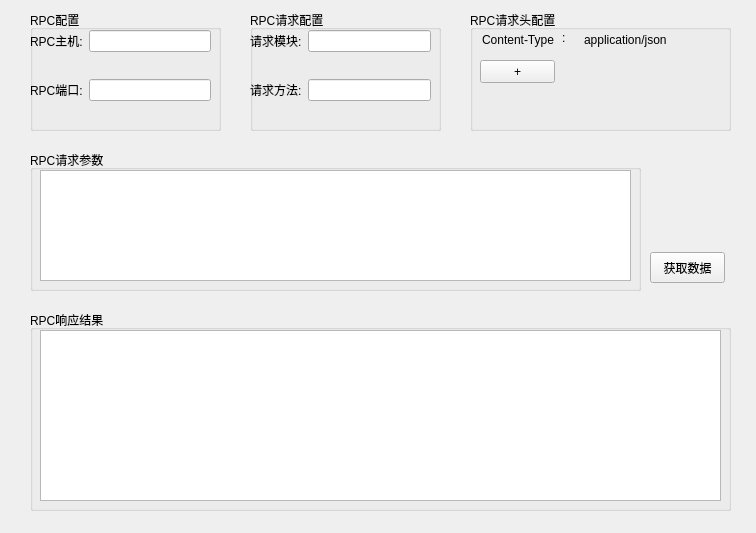
<?xml version="1.0" encoding="UTF-8"?>
<ui version="4.0">
 <class>Form</class>
 <widget class="QWidget" name="Form">
  <property name="geometry">
   <rect>
    <x>0</x>
    <y>0</y>
    <width>756</width>
    <height>533</height>
   </rect>
  </property>
  <property name="windowTitle">
   <string>Form</string>
  </property>
  <widget class="QGroupBox" name="groupBox">
   <property name="geometry">
    <rect>
     <x>30</x>
     <y>10</y>
     <width>191</width>
     <height>121</height>
    </rect>
   </property>
   <property name="styleSheet">
    <string notr="true"/>
   </property>
   <property name="title">
    <string>RPC配置</string>
   </property>
   <widget class="QWidget" name="formLayoutWidget">
    <property name="geometry">
     <rect>
      <x>0</x>
      <y>20</y>
      <width>181</width>
      <height>71</height>
     </rect>
    </property>
    <layout class="QFormLayout" name="formLayout">
     <item row="0" column="0">
      <widget class="QLabel" name="rpc_host_label">
       <property name="text">
        <string>RPC主机:</string>
       </property>
      </widget>
     </item>
     <item row="0" column="1">
      <widget class="QLineEdit" name="rpc_host_text"/>
     </item>
     <item row="2" column="0">
      <widget class="QLabel" name="rpc_port_label">
       <property name="text">
        <string>RPC端口:</string>
       </property>
      </widget>
     </item>
     <item row="2" column="1">
      <widget class="QLineEdit" name="rpc_port_text"/>
     </item>
     <item row="1" column="0">
      <spacer name="verticalSpacer">
       <property name="orientation">
        <enum>Qt::Vertical</enum>
       </property>
       <property name="sizeHint" stdset="0">
        <size>
         <width>20</width>
         <height>40</height>
        </size>
       </property>
      </spacer>
     </item>
    </layout>
   </widget>
  </widget>
  <widget class="QGroupBox" name="groupBox_2">
   <property name="geometry">
    <rect>
     <x>250</x>
     <y>10</y>
     <width>191</width>
     <height>121</height>
    </rect>
   </property>
   <property name="title">
    <string>RPC请求配置</string>
   </property>
   <widget class="QWidget" name="formLayoutWidget_2">
    <property name="geometry">
     <rect>
      <x>0</x>
      <y>20</y>
      <width>181</width>
      <height>71</height>
     </rect>
    </property>
    <layout class="QFormLayout" name="formLayout_2">
     <item row="0" column="0">
      <widget class="QLabel" name="rpc_module_label">
       <property name="text">
        <string>请求模块:</string>
       </property>
      </widget>
     </item>
     <item row="0" column="1">
      <widget class="QLineEdit" name="rpc_module_text"/>
     </item>
     <item row="2" column="0">
      <widget class="QLabel" name="rpc_method_label">
       <property name="text">
        <string>请求方法:</string>
       </property>
      </widget>
     </item>
     <item row="2" column="1">
      <widget class="QLineEdit" name="rpc_method_text"/>
     </item>
     <item row="1" column="0">
      <spacer name="verticalSpacer_2">
       <property name="orientation">
        <enum>Qt::Vertical</enum>
       </property>
       <property name="sizeHint" stdset="0">
        <size>
         <width>20</width>
         <height>40</height>
        </size>
       </property>
      </spacer>
     </item>
    </layout>
   </widget>
  </widget>
  <widget class="QGroupBox" name="groupBox_3">
   <property name="geometry">
    <rect>
     <x>470</x>
     <y>10</y>
     <width>261</width>
     <height>121</height>
    </rect>
   </property>
   <property name="title">
    <string>RPC请求头配置</string>
   </property>
   <widget class="QLineEdit" name="rpc_header_key1">
    <property name="geometry">
     <rect>
      <x>10</x>
      <y>20</y>
      <width>81</width>
      <height>20</height>
     </rect>
    </property>
    <property name="styleSheet">
     <string notr="true">QLineEdit {
   border: None;
   text-align: right;
   background-color: rgba(0,0,0,0);
}

QLineEdit:focus {
   border: 1px solid #999;
   border-radius: 5px;
   background-color: #fff;
}</string>
    </property>
    <property name="text">
     <string>Content-Type</string>
    </property>
   </widget>
   <widget class="QLineEdit" name="rpc_header_value1">
    <property name="geometry">
     <rect>
      <x>112</x>
      <y>20</y>
      <width>141</width>
      <height>20</height>
     </rect>
    </property>
    <property name="styleSheet">
     <string notr="true">QLineEdit {
   border: None;
   text-align: right;
   background-color: rgba(0,0,0,0);
}

QLineEdit:focus {
   border: 1px solid #999;
   border-radius: 5px;
   background-color: #fff;
}</string>
    </property>
    <property name="text">
     <string>application/json</string>
    </property>
   </widget>
   <widget class="QLabel" name="label">
    <property name="geometry">
     <rect>
      <x>92</x>
      <y>20</y>
      <width>16</width>
      <height>16</height>
     </rect>
    </property>
    <property name="styleSheet">
     <string notr="true">font: 14pt &quot;Agency FB&quot;;</string>
    </property>
    <property name="text">
     <string>:</string>
    </property>
   </widget>
   <widget class="QPushButton" name="add_rpc_header_btn">
    <property name="geometry">
     <rect>
      <x>10</x>
      <y>50</y>
      <width>75</width>
      <height>23</height>
     </rect>
    </property>
    <property name="text">
     <string>+</string>
    </property>
   </widget>
  </widget>
  <widget class="QGroupBox" name="groupBox_4">
   <property name="geometry">
    <rect>
     <x>30</x>
     <y>150</y>
     <width>611</width>
     <height>141</height>
    </rect>
   </property>
   <property name="title">
    <string>RPC请求参数</string>
   </property>
   <widget class="QTextEdit" name="rpc_request_text">
    <property name="geometry">
     <rect>
      <x>10</x>
      <y>20</y>
      <width>591</width>
      <height>111</height>
     </rect>
    </property>
   </widget>
  </widget>
  <widget class="QGroupBox" name="groupBox_5">
   <property name="geometry">
    <rect>
     <x>30</x>
     <y>310</y>
     <width>701</width>
     <height>201</height>
    </rect>
   </property>
   <property name="title">
    <string>RPC响应结果</string>
   </property>
   <widget class="QTextEdit" name="rpc_response_text">
    <property name="geometry">
     <rect>
      <x>10</x>
      <y>20</y>
      <width>681</width>
      <height>171</height>
     </rect>
    </property>
   </widget>
  </widget>
  <widget class="QPushButton" name="rpc_send_btn">
   <property name="geometry">
    <rect>
     <x>650</x>
     <y>252</y>
     <width>75</width>
     <height>31</height>
    </rect>
   </property>
   <property name="text">
    <string>获取数据</string>
   </property>
  </widget>
 </widget>
 <resources/>
 <connections/>
</ui>
